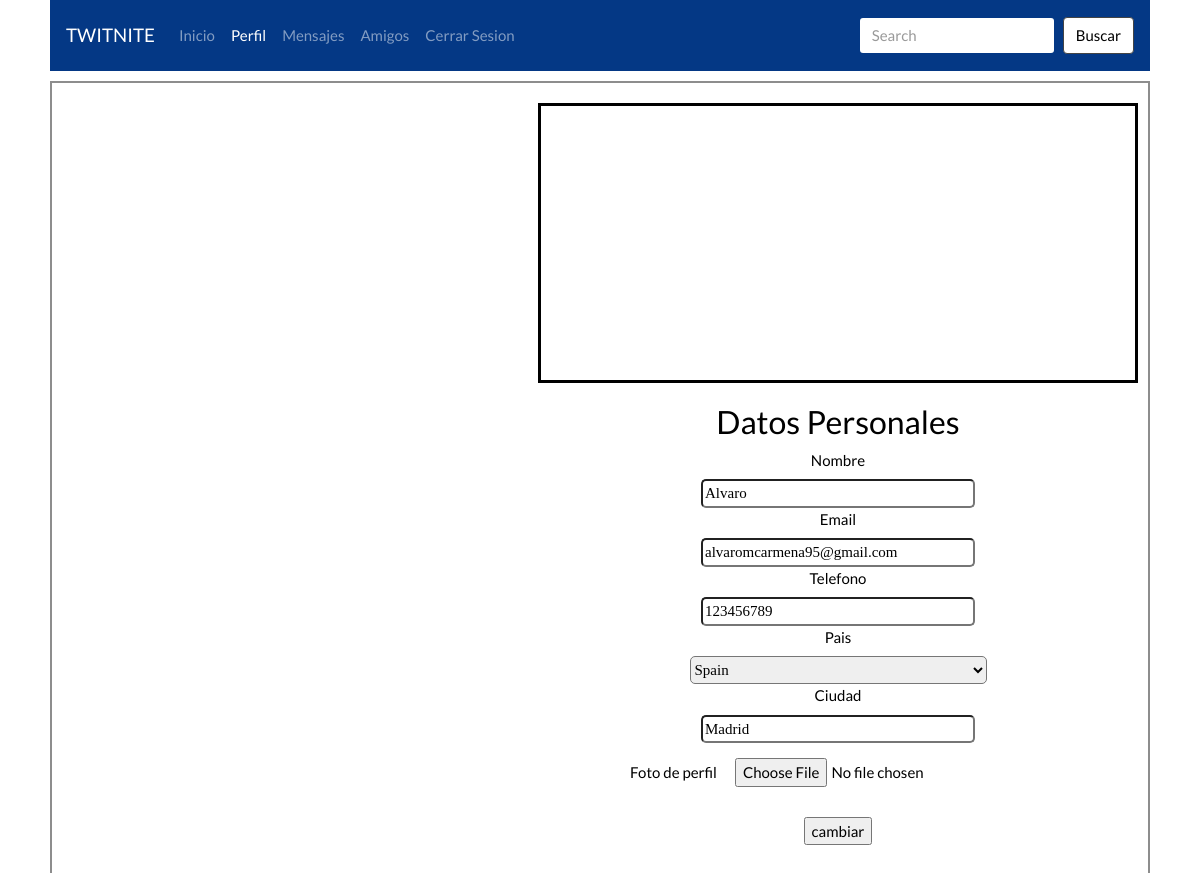
The app's page /paginas/modificarperfil.php (signed in) with its own data.
### tables this page shows
CREATE TABLE `usuarios` (
  `Nombre` varchar(20) NOT NULL,
  `Apellidos` varchar(20) NOT NULL,
  `nickname` varchar(20) NOT NULL,
  `email` varchar(30) NOT NULL,
  `password` varchar(15) NOT NULL,
  `telefono` varchar(9) NOT NULL,
  `pais` varchar(9) NOT NULL,
  `ciudad` varchar(9) NOT NULL,
  `tipoUsuario` int(11) DEFAULT '1',
  `IDUsuario` int(11) NOT NULL,
  `FotoPerfil` longblob
);

### paginas/modificarperfil.php (the view, shortened to what this page needs)
<html>
<head>
    <link rel="stylesheet" type="text/css" href="../estilos/style.css" media="screen" />
    <link rel="stylesheet" type="text/css" href="../estilos/style1.css" media="screen" />
    <?php
        include '../basededatos/conexionBD.php';
        $consulta = "Select * from usuarios where nickname = '" . $_SESSION['usuarioActivo'] . "'";
        $consultaDatos = mysqli_query($conn, $consulta);
        $datosUsuario = mysqli_fetch_array($consultaDatos);
    ?>
</head>
<body>
    <nav class="navbar navbar-expand-lg navbar-light bg-light">
        <a class="navbar-brand" href="inicio.php">TWITNITE</a>
        <div class="collapse navbar-collapse" id="navbarColor03">
            <ul class="navbar-nav mr-auto">
                <li class="nav-item">
                    <a class="nav-link" href="inicio.php">Inicio</a>
                </li>
                <li class="nav-item active">
                    <a class="nav-link" href="perfil.php">Perfil</a>
                </li>
                <li class="nav-item">
                    <a class="nav-link" href="mensajes.php">Mensajes</a>
                </li>
                <li class="nav-item">
                    <a class="nav-link" href="amigos.php">Amigos</a>
                </li>
                <li class="nav-item">
                    <a class="nav-link" href="../comprobaciones/cerrarsesion.php">Cerrar Sesion</a>
                </li>
            </ul>
            <form action="listaamigos.php" class="form-inline my-2 my-lg-0" method="post">
                <input class="form-control mr-sm-2" type="text" name="search" placeholder="Search">
                <input type="submit" class="btn btn-secondary my-2 my-sm-0" value="Buscar" name="submit">
            </form>
        </div>
    </nav>
    <div id="bodyUtilizable">
        <div style="height:70%;margin-top:10px;">
            <div style="width:600px; height:280px; float:right; margin-top: 10px; margin-right: 10px; border:solid;"></div>
            <div class="formDatosPersonales">
                <h3> Datos Personales </h3>
                <div>
                    <form action="modificarperfil.php" method="post" enctype="multipart/form-data">
                        <div id="flexForm">
                            <label>Nombre</label>
                            <div>
                                <input type="text" size="30" class="login" name="nuevoNombre" value="<?php echo $datosUsuario['Nombre']?>"
                                    required>
                            </div>
                        </div>
                        <div id="flexForm">
                            <label>Email</label>
                            <div>
                                <input type="text" size="30" class="login" name="nuevoEmail" value="<?php echo $datosUsuario['email']?>"
                                    required>
                            </div>
                        </div>
                        <div id="flexForm"">
                        <label>Telefono</label>
                        <div>
                            <input type="
                            text" size="30" class="login" name="nuevoTelefono" value="<?php echo $datosUsuario['telefono']?>">
                        </div>
                        <div id="flexForm">
                            <label>Pais</label>
                            <div>
                                <select name="nuevoPais" class="login" style="width:297px; height: 28px; align-items: center;"
                                    value="<?php echo $datosUsuario['pais']?>">
                                    <option value="<?php echo $datosUsuario['pais']?>" selected>
                                        <?php echo $datosUsuario['pais']?>
                                    </option>
                                </select>
                            </div>
                        </div>
                        <div id="flexForm">
                            <label>Ciudad</label>
                            <div>
                                <input type="text" size="30" class="login" name="nuevoCiudad" value="<?php echo $datosUsuario['ciudad']?>">
                            </div>
                        </div>
                        <div id="flexForm">
                            <label>Foto de perfil</label>
                            <input style="margin: 15px;" type="file" name="imagen" required>
                        </div>
                        <div>
                            <input style="margin: 15px;" type="submit" value="cambiar" name="submit">
                        </div>
                    </form>
                </div>
            </div>
        </div>
</body>
</html>

### estilos/style1.css (style rules this page uses)
body { max-width: 1100px; margin: auto; background: url("../Imagenes/fortniteNavidad.jpg") no-repeat center center fixed; background-size: cover; color: black; }
#bodyUtilizable { margin-top: 10px; background-color: rgba(255, 255, 255, 0.932); border: solid 2px rgb(141, 141, 141); height: 1000px; }
.login { border-radius: 5px; text-align: left; font-family: Verdana; }
.formDatosPersonales { width:600px; height:645px; float:right; margin-top: 10px; margin-right: 10px; text-align: center; padding: 10px; }

### records on screen
usuarios: nuevoNombre "Alvaro", nuevoEmail "alvaromcarmena95@gmail.com", nuevoTelefono "123456789", nuevoPais "Spain", nuevoCiudad "Madrid"
